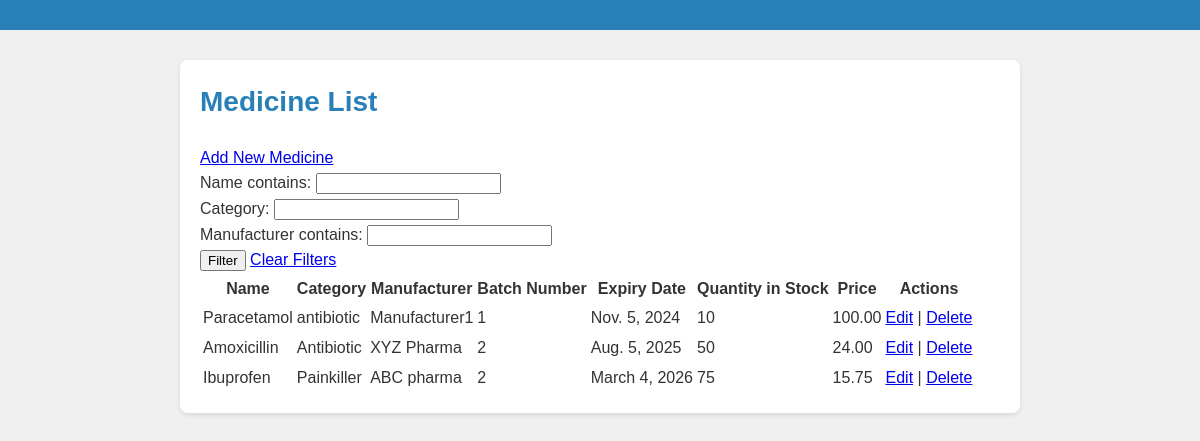
Screenshot of /medicines/ with the database file from the repository.
### core/models.py (models this page shows, shortened)
class Medicine(models.Model):
    medicine_id = models.AutoField(primary_key=True)
    name = models.CharField(max_length=255)
    category = models.CharField(max_length=255)  # e.g., antibiotic, painkiller
    manufacturer = models.CharField(max_length=255)
    batch_number = models.CharField(max_length=255)
    expiry_date = models.DateField()
    quantity_in_stock = models.IntegerField()
    price = models.DecimalField(max_digits=10, decimal_places=2)

### core/views.py (the view)
# urls.py: path('medicines/', MedicineListView.as_view(), name='medicine_list'),
class MedicineListView(ListView):
    model = Medicine
    template_name = 'core/medicine/list.html'
    def get_queryset(self):
        queryset = super().get_queryset()
        self.filterset = MedicineFilter(self.request.GET, queryset=queryset)
        return self.filterset.qs
    def get_context_data(self, **kwargs):
        context = super().get_context_data(**kwargs)
        context['fields'] = ['name', 'category', 'manufacturer', 'batch_number', 'expiry_date', 'quantity_in_stock', 'price']
        context['filterset'] = self.filterset  # Pass the filterset to the template
        return context

### core/templates/core/medicine/list.html (shortened to what this page needs)
{% extends "core/base/base_list.html" %}
{% block content %}
    <h2>Medicine List</h2>
    <a href="{% url 'medicine_create' %}">Add New Medicine</a>
    <form method="get">
        {{ filterset.form.as_p }}
        <button type="submit">Filter</button>
        <a href="{% url 'medicine_list' %}">Clear Filters</a>
    </form>
    <table>
        <thead>
            <tr>
                <th>Name</th>
                <th>Category</th>
                <th>Manufacturer</th>
                <th>Batch Number</th>
                <th>Expiry Date</th>
                <th>Quantity in Stock</th>
                <th>Price</th>
                <th>Actions</th>
            </tr>
        </thead>
        <tbody>
            {% for medicine in object_list %}
                <tr>
                    <td>{{ medicine.name }}</td>
                    <td>{{ medicine.category }}</td>
                    <td>{{ medicine.manufacturer }}</td>
                    <td>{{ medicine.batch_number }}</td>
                    <td>{{ medicine.expiry_date }}</td>
                    <td>{{ medicine.quantity_in_stock }}</td>
                    <td>{{ medicine.price }}</td>
                    <td>
                        <a href="{% url 'medicine_update' medicine.pk %}">Edit</a> |
                        <a href="{% url 'medicine_delete' medicine.pk %}">Delete</a>
                    </td>
                </tr>
            {% endfor %}
        </tbody>
    </table>
{% endblock %}

### core/static/core/base_list.css (style rules this page uses)
body, h1, h2, h3, p { margin: 0; padding: 0; }
body { font-family: Arial, sans-serif; line-height: 1.6; background-color: #f0f0f0; color: #333; }
h1, h2 { margin-bottom: 20px; font-size: 1.75em; color: #2980b9; }

### rows the page displays
Medicine: name "Paracetamol", category "antibiotic", manufacturer "Manufacturer1", batch_number "1", expiry_date "Nov. 5, 2024", quantity_in_stock "10", price "100.00"
Medicine: name "Amoxicillin", category "Antibiotic", manufacturer "XYZ Pharma", batch_number "2", expiry_date "Aug. 5, 2025", quantity_in_stock "50", price "24.00"
Medicine: name "Ibuprofen", category "Painkiller", manufacturer "ABC pharma", batch_number "2", expiry_date "March 4, 2026", quantity_in_stock "75", price "15.75"
